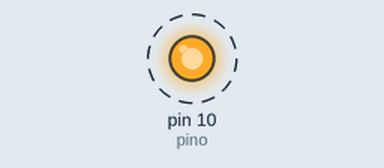
Recording of a sketch running on a simulated Arduino Uno, built with avr-gcc and run on an emulated ATmega328P. On the bench: output pins drawn as LEDs (lit = HIGH). Dashed ring = blinking.

Above: at 0.02 s.
Timing chart, 0 to 3.0 s (numbered marks = the images above):
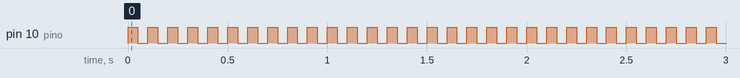

Measured:
- by itself, pin 10 (pino): alternates HIGH for 0.05 s and LOW for 0.05 s

The sketch:

sketch_aug16a.ino
```cpp
int pino=10;
void setup() {
  pinMode(pino,OUTPUT);
  }


void loop() {
  digitalWrite(pino,HIGH);
  delay(50);
  digitalWrite(pino,LOW);
  delay(50);


}
```
